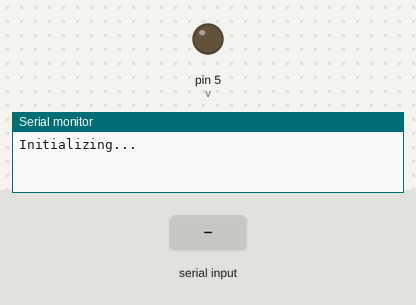
This sketch was run on a simulated Arduino Uno, built with avr-gcc and run on an emulated ATmega328P. Parts: output pins drawn as LEDs (lit = HIGH), the last lines printed to the serial monitor. The test bench sets the inputs (shaded band). The modem accepts every AT command (registered, SIM ready, sends succeed) and sends nothing else.

Above: at 0.1 s.
At 4.2 s:
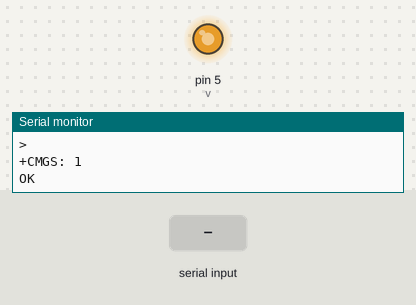
4.3 s: "1" received over the second serial link
Timing chart, 0 to 7.3 s (numbered marks = the images above; inputs shaded):
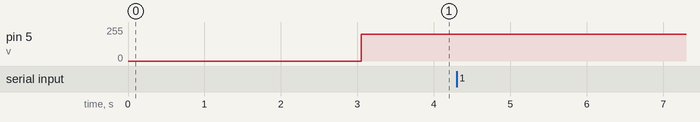

The sketch:

NEW_800L_MSG.ino
```cpp
#include <SoftwareSerial.h>

SoftwareSerial mySerial(2,3);
int v=5;
void setup()
{

  Serial.begin(9600);
  pinMode(v,OUTPUT);
  mySerial.begin(9600);
  Serial.println("Initializing...");
  delay(1000);

  mySerial.println("AT");
  updateSerial();

  mySerial.println("AT+CMGF=1");
  updateSerial();
  mySerial.println("AT+CMGS=\"+918825718089\""); // enter your phone number here (prefix country code)
  updateSerial();
  mySerial.print("Hello "); // enter your message here
  updateSerial();
  mySerial.write(26);
}

void loop()
{
  analogWrite(v,200);
  updateSerial();
}

void updateSerial()
{
  delay(500);
  while (Serial.available())
  {
    mySerial.write(Serial.read());//Forward what Serial received to Software Serial Port
  }
  while(mySerial.available())
  {
    Serial.write(mySerial.read());//Forward what Software Serial received to Serial Port
  }
}
```
